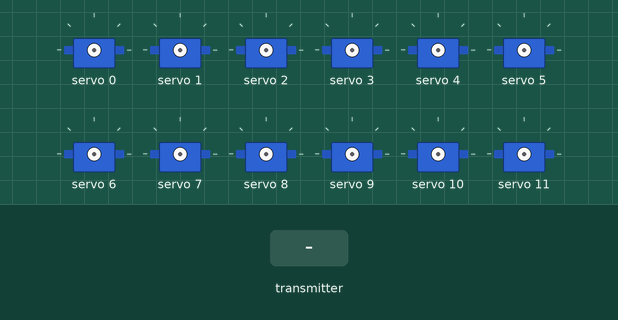
This sketch was run on a simulated ESP32. Parts: 12 × servo. The inputs (shaded band) are chosen by the test bench. What the sketch prints to the serial monitor is not drawn.

Above: at 1.2 s.
1.3 s: the transmitter starts sending angles.0 = 0
2.8 s: the transmitter starts sending angles.1 = 45
At 4.0 s:
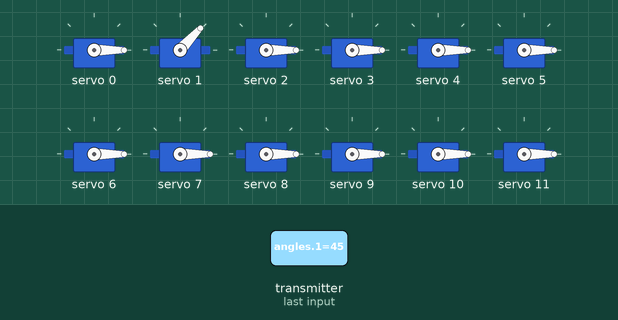
4.3 s: the transmitter starts sending angles.2 = 45
At 5.3 s:
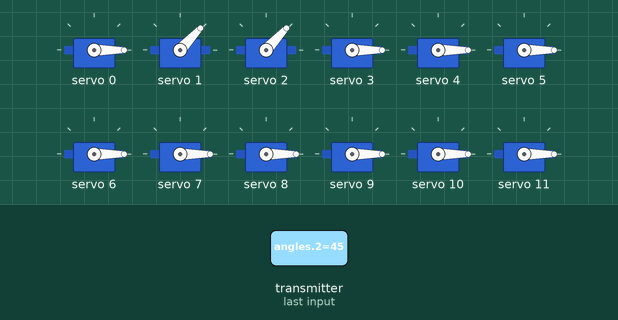
5.8 s: the transmitter starts sending angles.3 = 45
At 6.5 s:
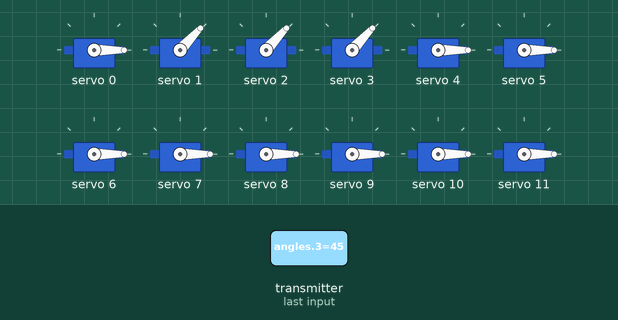
7.3 s: the transmitter starts sending angles.4 = 45
At 8.5 s:
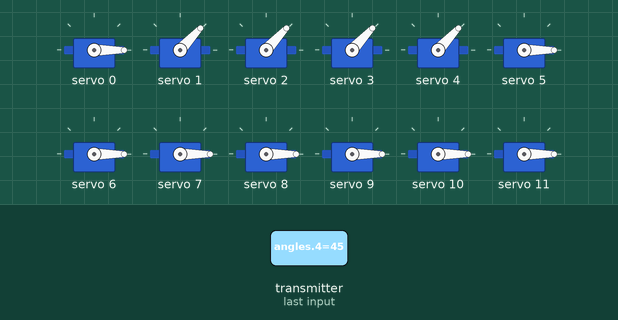
8.8 s: the transmitter starts sending angles.5 = 45
At 9.9 s:
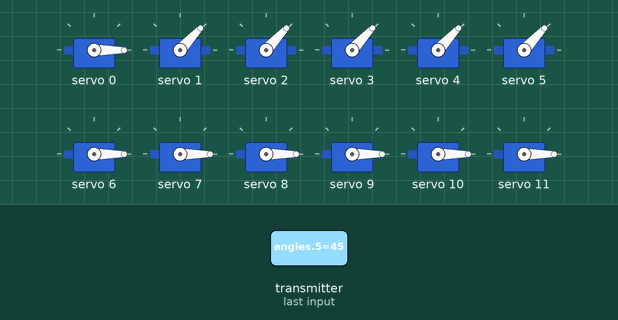
Timing chart, 0 to 11.3 s (numbered marks = the images above; inputs shaded):
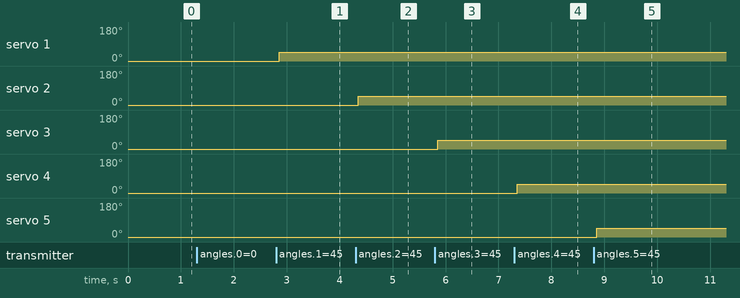

The sketch:

robotic_hand_controller.ino
```cpp
#include <Arduino.h>
#include <Wire.h>
#include <WiFi.h>
#include <esp_now.h>
#include <Adafruit_PWMServoDriver.h>

#define NUM_SERVOS 15
#define SERVO_MIN 110
#define SERVO_MAX 510
#define PWM_FREQUENCY 50

Adafruit_PWMServoDriver pwm(0x40);

struct MotionPacket {
  uint16_t angles[NUM_SERVOS];
};

MotionPacket receivedMotion;
volatile bool newMotion = false;

void onDataReceived(
  const esp_now_recv_info_t *info,
  const uint8_t *data,
  int len
) {
  if (len != sizeof(MotionPacket)) return;

  memcpy(&receivedMotion, data, sizeof(MotionPacket));
  newMotion = true;
}

void moveServo(uint8_t channel, int angle) {
  angle = constrain(angle, 0, 180);

  int pulse = map(
    angle,
    0,
    180,
    SERVO_MIN,
    SERVO_MAX
  );

  pwm.setPWM(channel, 0, pulse);
}

void setup() {
  Serial.begin(115200);

  Wire.begin();
  pwm.begin();
  pwm.setPWMFreq(PWM_FREQUENCY);

  WiFi.mode(WIFI_STA);

  if (esp_now_init() != ESP_OK) {
    Serial.println("ESP-NOW initialization failed");
    return;
  }

  esp_now_register_recv_cb(onDataReceived);

  Serial.println("Robotic hand controller ready");
}

void loop() {
  if (newMotion) {
    newMotion = false;

    for (int i = 0; i < NUM_SERVOS; i++) {
      moveServo(i, receivedMotion.angles[i]);
    }
  }

  delay(10);
}
```

Measured:
- after the input at 2.8 s, servo 1: 0° → 47° after 0.05 s
- after the input at 4.3 s, servo 2: 0° → 47° after 0.05 s
- after the input at 5.8 s, servo 3: 0° → 47° after 0.06 s
- after the input at 7.3 s, servo 4: 0° → 47° after 0.06 s
- after the input at 8.8 s, servo 5: 0° → 47° after 0.06 s
